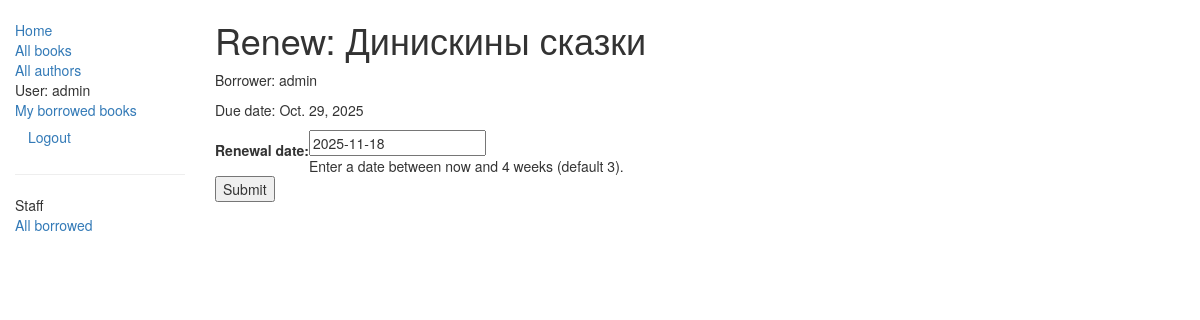
Screenshot of /catalog/book/da77a651-55ef-4249-8f7d-5684064ecfe7/renew/ (signed in) with the database file from the repository.
### catalog/models.py (models this page shows, shortened)
class BookInstance(models.Model):
    id = models.UUIDField(primary_key=True, default=uuid.uuid4, help_text="Уникальный id для именно этой книги во всей библиотеке")
    book = models.ForeignKey('Book', on_delete=models.SET_NULL, null=True)
    imprint = models.CharField(max_length=200)
    borrower = models.ForeignKey(User, on_delete=models.SET_NULL, null=True, blank=True, related_name='borrower')
    due_back = models.DateField(null=True, blank=True)
    LOAN_STATUS = (
        ('m', 'Maintenance'),
        ('o', 'On loan'),
        ('a', 'Available'),
        ('r', 'Reserved'),
    )
    status = models.CharField(max_length=10, choices=LOAN_STATUS, blank=True, default='m', help_text='Состояние книги')
    class Meta:
        ordering = ['due_back']
        permissions = (("can_mark_returned", "Set book as returned"),)
    @property
    def is_overdue(self):
        if self.due_back < date.today():
            return True
        return False

class Book(models.Model):
    title = models.CharField(max_length=200)
    author = models.ForeignKey('Author', on_delete=models.SET_NULL, null=True)
    summary = models.TextField(max_length=1000, help_text='Описание книги')
    isbn = models.CharField('ISBN', max_length=13, help_text='13 Символов')
    genre = models.ManyToManyField(Genre, help_text='Выбирите жанры книги')
    language = models.ForeignKey('Language', on_delete=models.SET_NULL, null=True)
    def display_genre(self):
        return ', '.join([ genre.name for genre in self.genre.all()[:3]])
    display_genre.short_description = 'Genre'

### catalog/views.py (the view)
# urls.py: path('book/<uuid:pk>/renew/', views.renew_book_librarian, name='renew_book_librarian'),
@login_required
@permission_required('catalog.can_mark_returned', raise_exception=True)
def renew_book_librarian(request, pk):
    book_instance = get_object_or_404(BookInstance, pk=pk)
    if request.method == 'POST':
        form = RenewBookForm(request.POST)
        if form.is_valid():
            book_instance.due_back = form.cleaned_data['renewal_date']
            book_instance.save()
            return HttpResponseRedirect(reverse('all-borrowed'))
    else:
        proposed_renewal_date = datetime.date.today() + datetime.timedelta(weeks=3)
        form = RenewBookForm(initial={'renewal_date': proposed_renewal_date})
    context = {
        'form': form,
        'book_instance': book_instance,
    }
    return render(request, 'catalog/book_renew_librarian.html', context)

### catalog/forms.py (shortened to what this page needs)
class RenewBookForm(forms.Form):
    renewal_date = forms.DateField(
            help_text="Enter a date between now and 4 weeks (default 3).")

### templates/catalog/book_renew_librarian.html (shortened to what this page needs)
{% extends "base.html" %}
{% block content %}
    <h1>Renew: {{book_instance.book.title}}</h1>
    <p>Borrower: {{book_instance.borrower}}</p>
    <p{% if book_instance.is_overdue %} class="text-danger"{% endif %}>Due date: {{book_instance.due_back}}</p>
    <form action="" method="post">
        <table>
        {{ form.as_table }}
        </table>
        <input type="submit" value="Submit">
    </form>
{% endblock %}

### templates/base.html (shortened to what this page needs)
<!doctype html>
<html lang="en">
<head>
    <link
            rel="stylesheet"
            href="https://maxcdn.bootstrapcdn.com/bootstrap/3.3.7/css/bootstrap.min.css  "/>
    {% load static %}
    <link rel="stylesheet" href="{% static 'css/styles.css' %}"/>
</head>
<body>
<div class="container-fluid">
    <div class="row">
        <div class="col-sm-2">
            {% block sidebar %}
                <ul class="sidebar-nav">
                    <li><a href="{% url 'index' %}">Home</a></li>
                    <li><a href="{% url 'books' %}">All books</a></li>
                    <li><a href="{% url 'authors' %}">All authors</a></li>
                    {% if user.is_authenticated %}
                        <li>User: {{ user.get_username }}</li>
                        <li><a href="{% url 'my_borrowed' %}">My borrowed books</a></li>
                        <li>
                            <form id="logout-form" method="post" action="{% url 'logout' %}">
                                <button type="submit" class="btn btn-link">Logout</button>
                            </form>
                        </li>
                    {% else %}
                        <li><a href="{% url 'login' %}?next={{ request.path }}">Login</a></li>
                    {% endif %}
                </ul>
                {% if user.is_staff %}
                    <hr>
                    <ul class="sidebar-nav">
                    <li>Staff</li>
                    <li><a href="{% url 'borrowed' %}">All borrowed</a></li>
                {% endif %}
            </ul>
            {% endblock %}
        </div>
        <div class="col-sm-10 ">
            {% block content %}{% endblock %}
        </div>
    </div>
</div>
</body>
</html>

### catalog/static/css/styles.css (style rules this page uses)
.sidebar-nav { margin-top: 20px; padding: 0; list-style: none; }

### rows the page displays
BookInstance: book "Динискины сказки", borrower "admin", due_back "Oct. 29, 2025"

### other values shown
{{ user.get_username }} "admin"
